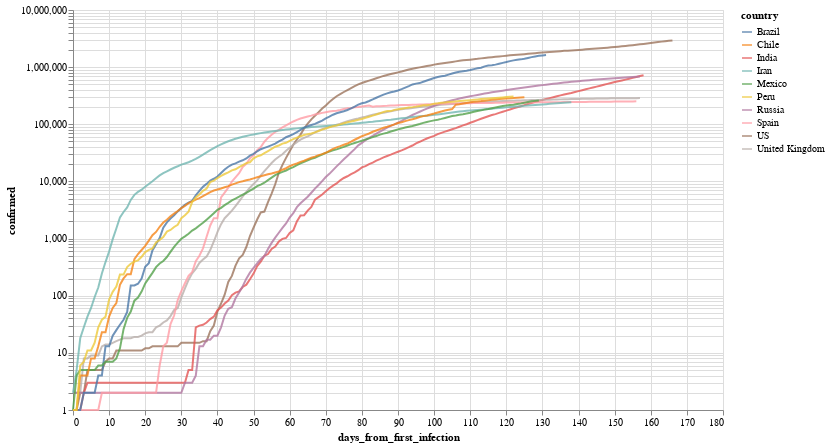

Notebook code cell kept with this figure:
### Markdown cell above
Por ejemplo, evolución (interactiva!) de los paises con mas infectados

### Code cell
total_confirmed_by_country = global_df.groupby('country').confirmed.max().sort_values(ascending=False)
selected_countries = total_confirmed_by_country[total_confirmed_by_country > 1000].index

plot_df = global_df[
    (global_df.confirmed > 0) & 
    (global_df.country.isin(selected_countries[:10]))
].sort_values('date')

selection = alt.selection_multi(
    fields=['country'], 
    bind='legend', 
    init=[{'country': c} for c in selected_countries[:10]]
)


(
    alt.Chart(plot_df)
       .mark_line()
       .encode(
           x='days_from_first_infection', 
           y=alt.Y('confirmed', scale=alt.Scale(type='log')), 
           color='country',
           opacity=alt.condition(selection, alt.value(.8), alt.value(.05))
       ).add_selection(selection)
        .properties(width=650, height=400)
       
)

### Figure 1 — Vega-Lite specification as saved in the notebook (floating-point values rounded to 4 significant figures; data arrays with more than 128 entries replaced by an {"elided": "..."} marker saying what was removed)
{"config": {"view": {"continuousWidth": 400, "continuousHeight": 300}}, "data": {"name": "data-179c4b6e6e3e03e9417f8784ab119da3"}, "mark": "line", "encoding": {"color": {"type": "nominal", "field": "country"}, "opacity": {"condition": {"value": 0.8, "selection": "selector001"}, "value": 0.05}, "x": {"type": "quantitative", "field": "days_from_first_infection"}, "y": {"type": "quantitative", "field": "confirmed", "scale": {"type": "log"}}}, "height": 400, "selection": {"selector001": {"type": "multi", "fields": ["country"], "bind": "legend", "init": [{"country": "US"}, {"country": "Brazil"}, {"country": "India"}, {"country": "Russia"}, {"country": "Peru"}, {"country": "Chile"}, {"country": "United Kingdom"}, {"country": "Mexico"}, {"country": "Spain"}, {"country": "Iran"}]}}, "width": 650, "$schema": "https://vega.github.io/schema/vega-lite/v4.8.1.json", "datasets": {"data-179c4b6e6e3e03e9417f8784ab119da3": {"elided": "1449 records"}}}
